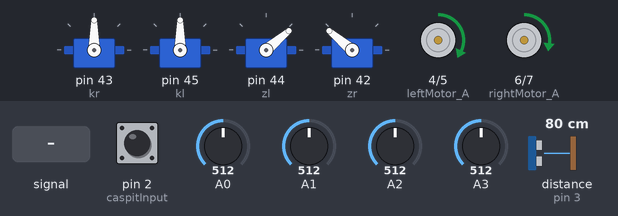
A sketch run on a simulated Arduino Mega 2560, built with avr-gcc and run on an emulated ATmega2560. Parts: 4 × servo, motor-driver pin pairs drawn as motors (green arrow = first pin HIGH = forward, orange = second pin HIGH = backward, longer = more drive, scaled by the enable pin). Wiring (inferred from the names in the program): ultrasonic range finder: trigger pin 14; echo pin 3. The inputs (shaded band) are chosen by the test bench; at power-on: A2 = 512, pin 2 (caspitInput) HIGH, A0 = 512, A1 = 512, A3 = 512, distance to the obstacle (sensor on pin 3) 80 cm. The echo pulse lasts 58.3 µs per cm.

Above: at 1.2 s.
1.3 s: A0 fed a 200 Hz sine of ±81 counts around its level
4.3 s: A2 set to 341
7.3 s: A2 set to 317
At 8.7 s:
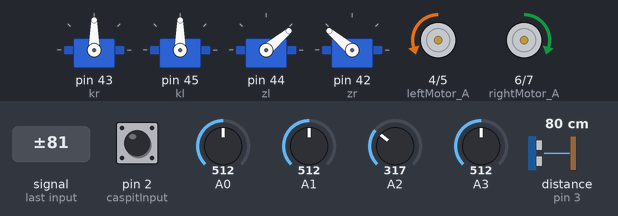
Timing chart, 0 to 10.3 s (numbered marks = the images above; inputs shaded):
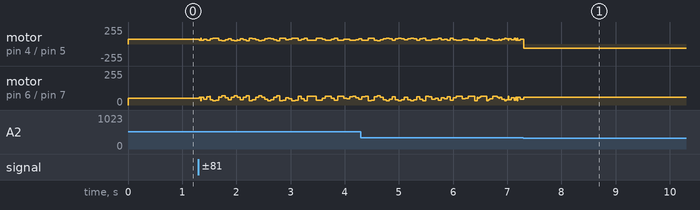

Measured:
- the behaviour switches between 332 and 331 on A2 (found by bisection; images 0 and 1)

The sketch:

Prog6.ino
```cpp
#include <Servo.h>

#define DEBUG1 0 // motor speed left/right
#define DEBUG2 0 // sensors digital values
#define DEBUG3 0 // sensors analog values
#define DEBUG4 0 // sensors analog values RAW
#define DEBUG5 0 // UltraSonic Sensor
#define DEBUG6 0 // Mercury sensor


// Catching Servos
Servo kl,kr;
Servo zl,zr;

void openZ(){
  kl.write(110);
  kr.write(70);
 }

void closeZ(){
  kl.write(70);
  kr.write(100);
 }

void moveUp(){
 zl.write(40);
 zr.write(140);
}

void moveDown(){
 zl.write(110);
 zr.write(70);
}


// Black Line Value
#define black 250

// Engine Pin Layout
#define rightMotor_A 6
#define rightMotor_B 7
#define rightMotor_PWM 8
#define leftMotor_A 4
#define leftMotor_B 5
#define leftMotor_PWM 9

// Ultrasonic Sensor
#define trigPin 14
#define echoPin 3
unsigned long time = 0;
unsigned long duration;
int distance = 0;

// Mercury Sensor
#define caspitInput 2
volatile boolean cFlag=false;
boolean inclineFlag = false;
unsigned long caspitTime;

//Infrared Line Sensors
int rightSensorMidRAW,leftSensorMidRAW,rightSensorOutRAW,leftSensorOutRAW;
int rightSensorMid,leftSensorMid,rightSensorOut,leftSensorOut;
int rightSub,leftSub;

boolean digitalSensor[4];
int analogSensor[4];
int analogSensorRAW[4];
const char* sensorNum[] = {"rightSensorOut(A2)" , "rightSensorMid(A0)" , "leftSensorMid(A3)" , "leftSensorOut(A1)"};


void trigUs(){
  digitalWrite(trigPin, 1);
  delayMicroseconds(10);
  digitalWrite(trigPin,0);
  duration = pulseIn(echoPin,HIGH);
  attachInterrupt(1, measurement, RISING);
}

void measurement(){
  distance = duration/58;

  if(DEBUG5){
    Serial.print("Distance = ");
    Serial.println(distance);
  }
  detachInterrupt(1);
}


void stopingz(){
  motors(0,0);
}

void readSensors(){
  rightSensorMidRAW = analogRead(A0);
  leftSensorMidRAW = analogRead(A3);
  rightSensorOutRAW = analogRead(A2);
  leftSensorOutRAW =analogRead(A1);

  rightSensorOut = map(rightSensorOutRAW, 1000, 110, 1000, 0);
  rightSensorMid = map(rightSensorMidRAW,1000 ,115, 1000, 0);
  leftSensorMid = map(leftSensorMidRAW, 1000, 190,  1000, 0);
  leftSensorOut = map(leftSensorOutRAW, 1000, 120,1000, 0);

   analogSensor[0] = rightSensorOut;
   analogSensor[1] = rightSensorMid;
   analogSensor[2] = leftSensorMid;
   analogSensor[3] = leftSensorOut;

   analogSensorRAW[0] = rightSensorOutRAW;
   analogSensorRAW[1] = rightSensorMidRAW;
   analogSensorRAW[2] = leftSensorMidRAW;
   analogSensorRAW[3] = leftSensorOutRAW;
    }

void updateDigital() {
  for(int i = 0; i< 4; i++){
    if(analogSensor[i] < black)
        digitalSensor[i] = true;
    else
        digitalSensor[i] = false;
  }
}


void updateSensors(){
  readSensors();
  updateDigital();
  caspitState();


  if(millis() - time > 50){
    trigUs();
    time = millis();
  }


  if(DEBUG2){
    for(int c = 0; c < 4; c++)
    {
    for(int i = 0; i< 4; i++){
        Serial.print(sensorNum[i]);
        Serial.print(" = ");
        Serial.print(digitalSensor[i]);
         Serial.print("  ");
      }
      Serial.println();
    }

    }

 if(DEBUG3){
   for(int c = 0; c < 4;c++)
    for(int j = 0; j< 4; j++){
        Serial.print(sensorNum[j]);
        Serial.print(" = ");
        Serial.print(analogSensor[j]);
        Serial.print("  ");
    }
    Serial.println();
 }


if(DEBUG4){
  for( int c = 0; c < 4; c++)
  {
   for(int k = 0; k < 4; k++){
        Serial.print(sensorNum[k]);
        Serial.print(" = ");
        Serial.print(analogSensorRAW[k]);
        Serial.print("  ");
    }
    Serial.println();
  }
  }


}

void caspit_init(){
  pinMode(caspitInput, INPUT_PULLUP);
  attachInterrupt(0, setCaspitFlag, CHANGE);
}

void setCaspitFlag(){
  cFlag = true;
}

boolean caspitState(){
  if(cFlag){
    if(digitalRead(caspitInput)==0){
    caspitTime=millis();
    }
  }
   else if(digitalRead(caspitInput)==0)
    {
        if((millis()-caspitTime)>50){
          if(DEBUG6)
              Serial.println("CaspitState : true");
          return true;
        }
    }

    if(DEBUG6)
      Serial.println("CaspitState = false");

    cFlag=false;
    return false;
  }


void inclineCapot(){
  updateSensors();
  if(inclineFlag)
    moveDown;
  if(inclineFlag && distance < 20){
    moveUp();
    inclineFlag = false;
  }

}

void Drive(){
  inclineCapot();

  if(!caspitState()){
    if((leftSensorOut < black) || (rightSensorOut < black))
      turnAround();

    else
       drive1(60,60);

  }
  else{
    inclineFlag = true;
    DaniBoost(200,200);
  }
}

void drive1(int speed1,int speed2){

  int rightSensorMid1 = map(rightSensorMid, 0, 1000, -100, 100);
  int leftSensorMid1 = map(leftSensorMid, 0, 1000, -100, 100);
  int rightSensorOut1 = map(rightSensorOut, 0, 1000, -100, 100);
  int leftSensorOut1 = map(leftSensorOut, 0, 1000, -100, 100);

  int error = (rightSensorMid1 - leftSensorMid1);

  motors(speed1 + error,speed2 - error);
}

void DaniBoost(int speed3,int speed4){

  int rightSensorMid1 = map(rightSensorMid, 0, 1000, 0, 60);
  int leftSensorMid1 = map(leftSensorMid, 0, 1000, 0, 60);

  int error = (rightSensorMid1 - leftSensorMid1);

  motors(speed3 + error,speed4 - error);
}


void turnAround(){
    if(leftSensorOut < black){
      motors(60,-60);
      delay(50);
        while(rightSensorMid > black){
              updateSensors();
        }
      }
     else if(rightSensorOut < black){
       motors(-60 ,60);
       delay(50);
        while(leftSensorMid > black){
            updateSensors();
        }
     }
}

void motors(int left, int right){
  if(DEBUG1){
     Serial.print("Left: ");
     Serial.print(left);
     Serial.print("Right: ");
     Serial.println(right);
  }

  if (left > 0)
  {
    digitalWrite(leftMotor_A,1);
    digitalWrite(leftMotor_B,0);
    analogWrite(leftMotor_PWM, left);
  }
  else
  {
    digitalWrite(leftMotor_A,0);
    digitalWrite(leftMotor_B,1);
    analogWrite(leftMotor_PWM, -left);
  }

  if (right > 0)
  {
    digitalWrite(rightMotor_A,1);
    digitalWrite(rightMotor_B,0);
    analogWrite(rightMotor_PWM, right);
  }
  else
  {
    digitalWrite(rightMotor_A,0);
    digitalWrite(rightMotor_B,1);
    analogWrite(rightMotor_PWM, -right);
  }
}


void setup(){
  Serial.begin(9600);
  for(int i = 4; i < 8; i ++)
    pinMode(i,OUTPUT);

  pinMode(trigPin,OUTPUT);
  trigUs();
  caspit_init();

  kr.attach(43);
  kl.attach(45);
  zl.attach(44);
  zr.attach(42);

  moveUp();
}

void loop(){
  updateSensors();
  Drive();
}
```
